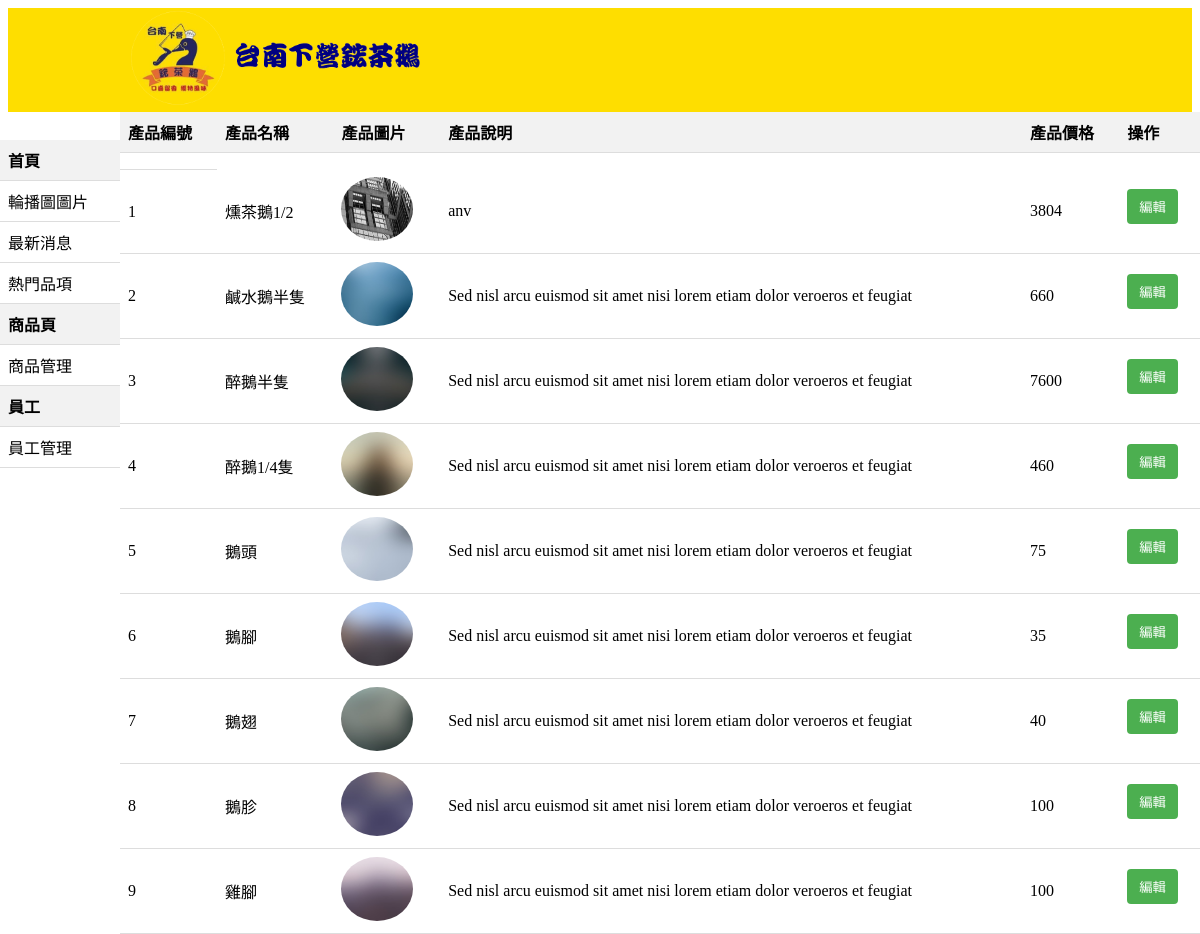
The app's page /admin_product.php with its own data.
### tables this page shows
CREATE TABLE `product` (
  `Product_ID` int(11) NOT NULL,
  `Product_name` text NOT NULL,
  `Product_description` varchar(255) DEFAULT NULL,
  `Product_price` int(11) NOT NULL,
  `Product_image` text NOT NULL
);

### admin_product.php (the view, shortened to what this page needs)
<?php
$host = 'localhost';
$user = 'root';
$password = '';
$dbname = 'hongteag_goose';
$conn = new mysqli($host, $user, $password, $dbname);
$sql = "SELECT Product_ID, Product_name, Product_image, Product_description, Product_price FROM product";
$result = $conn->query($sql);
?>
<!DOCTYPE html>
<html lang="en">
<head>
    <link rel="stylesheet" href="css/admin.css">
<body>
    <div class="navbar navbar-expand-lg p-3" style="background-color: #fede00">
        <div class = "container">
            <a href="index_nologin.php"><img style="width: 300px;" src="images/logo.png"></a>
        </div>
    </div>
    <div>
        <table id="left">
            <tr>
            <th><a href="#">首頁</a></th>
            </tr>
            <tr>
            <td><a href="admin_carousel.php">輪播圖圖片</a></td>
            </tr>
            <tr>
            <td><a href="admin_news.php">最新消息</a></td>
            </tr>
            <tr>
            <td><a href="admin_product.php">熱門品項</a></td>
            </tr>
            <tr>
            <th>商品頁</th>
            </tr>
            <tr>
            <td><a href="admin_product.php">商品管理</a></td>
            </tr>
            <tr>
            <th>員工</th>
            </tr>
            <tr>
            <td><a href="admin_employee.html">員工管理</a></td>
            </tr>
        </table>
    </div>
    <div>
  <table id="product-table">
    <tr>
      <th>產品編號</th>
      <th>產品名稱</th>
      <th>產品圖片</th>
      <th>產品說明</th>
      <th>產品價格</th>
      <th>操作</th>
    </tr>
      <td>
      <?php while ($row = $result->fetch_assoc()) { ?>
                <tr>
                    <td><?php echo $row['Product_ID']; ?></td>
                    <td class="product-name" data-product-id="<?php echo $row['Product_ID']; ?>">
                        <?php echo $row['Product_name']; ?>
                    </td>
                    <td class="product-image" data-product-id="<?php echo $row['Product_ID']; ?>">
                        <img src="<?php echo $row['Product_image']; ?>" alt="">
                    </td>
                    <td class="product-description" data-product-id="<?php echo $row['Product_ID']; ?>">
                        <?php echo $row['Product_description']; ?>
                    </td>
                    <td class="product-price" data-product-id="<?php echo $row['Product_ID']; ?>">
                        <?php echo $row['Product_price']; ?>
                    </td>
                    <td>
                        <button class="edit-button" data-product-id="<?php echo $row['Product_ID']; ?>">編輯</button>
                    </td>
                </tr>
            <?php } ?>
      </table>
</body>
</html>

### css/admin.css (style rules this page uses)
a { color: black; text-decoration: none; }
table img { width: 9vh; height: 8vh; border-radius: 50%; }
#left { width: 10%; position: fixed; left: 0; top: 15%; }
table { width: 90%; border-collapse: collapse; position:absolute; right: 0; }
span,button { margin-bottom: 10px; background-color: #4CAF50; color: white; text-align: center; text-decoration: none; cursor: pointer; border: none; border-radius: 4px; display: inline-block; padding: 8px 12px; }
th, td { padding: 8px; text-align: left; border-bottom: 1px solid #ddd; }
th { background-color: #f2f2f2; }
.container { max-width: 80%; margin: 0 auto; }

### records on screen
product: Product_ID "1", Product_name "燻茶鵝1/2", Product_image (picture), Product_description "anv", Product_price "3804"
product: Product_ID "2", Product_name "鹹水鵝半隻", Product_image (picture), Product_description "Sed nisl arcu euismod sit amet nisi lorem etiam dolor veroeros et feugiat", Product_price "660"
product: Product_ID "3", Product_name "醉鵝半隻", Product_image (picture), Product_description "Sed nisl arcu euismod sit amet nisi lorem etiam dolor veroeros et feugiat", Product_price "7600"
product: Product_ID "4", Product_name "醉鵝1/4隻", Product_image (picture), Product_description "Sed nisl arcu euismod sit amet nisi lorem etiam dolor veroeros et feugiat", Product_price "460"
product: Product_ID "5", Product_name "鵝頭", Product_image (picture), Product_description "Sed nisl arcu euismod sit amet nisi lorem etiam dolor veroeros et feugiat", Product_price "75"
product: Product_ID "6", Product_name "鵝腳", Product_image (picture), Product_description "Sed nisl arcu euismod sit amet nisi lorem etiam dolor veroeros et feugiat", Product_price "35"
product: Product_ID "7", Product_name "鵝翅", Product_image (picture), Product_description "Sed nisl arcu euismod sit amet nisi lorem etiam dolor veroeros et feugiat", Product_price "40"
product: Product_ID "8", Product_name "鵝胗", Product_image (picture), Product_description "Sed nisl arcu euismod sit amet nisi lorem etiam dolor veroeros et feugiat", Product_price "100"
product: Product_ID "9", Product_name "雞腳", Product_image (picture), Product_description "Sed nisl arcu euismod sit amet nisi lorem etiam dolor veroeros et feugiat", Product_price "100"
